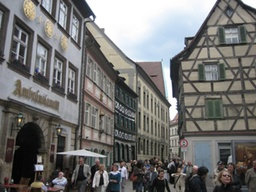
#> input picture hw3/city.jpg, 256 x 192 px, shrunk from 600 x 450 before the run, found by its file name
$ python spatial_filters.py
#> lines starting #> are read from the running program, lines starting #| are printed output that depends on the picture; after the words box and inside, x2 and y2 are one past the last pixel; in counts of white or black regions, pixels touching at a corner belong together
from PIL import Image
import numpy as np
import math

IN_FILE = 'hw3/city.jpg'

pillow_img = Image.open(IN_FILE).convert('L')
pillow_img.save('hw3/city_grayscale.jpg')
IMG_W, IMG_H = pillow_img.size
#> IMG_W = 256; IMG_H = 192
img = np.array(pillow_img)

output_img = np.zeros(shape=(IMG_H, IMG_W), dtype=np.int8)
output_img[0:3,:] = img[0:3,:]
output_img[IMG_H-3:IMG_H,:] = img[IMG_H-3:IMG_H:]
output_img[:,0:3] = img[:,0:3]
output_img[:,IMG_W-3:IMG_W] = img[:,IMG_W-3:IMG_W]

temp = 0
for i in range(3, IMG_H-3):
    for j in range(3, IMG_W-3):
        for k in range(7):
            for l in range(7):
                temp += img[i+3-k, j+3-l]
        output_img[i, j] = temp / (7 * 7)
        temp = 0
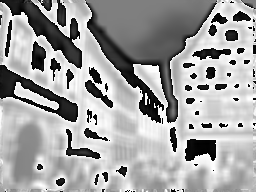
#> output_img: shape (192, 256) int8; min -128, max 127, mean 33.7; drawn with min black and max white

output_file = Image.fromarray(np.uint8(output_img))
output_file.save('hw3/city_output.jpg')

# Gaussian kernel with sigma of 0.5.
gaussian_point5 = np.zeros(shape=(7,7), dtype=float)
# 2nd distribution
gaussian_point5[1,1] = 0.000002
gaussian_point5[1,5] = 0.000002
gaussian_point5[5,1] = 0.000002
gaussian_point5[5,5] = 0.000002
gaussian_point5[2,1] = 0.000212
gaussian_point5[4,1] = 0.000212
gaussian_point5[1,2] = 0.000212
gaussian_point5[5,2] = 0.000212
gaussian_point5[1,4] = 0.000212
gaussian_point5[5,4] = 0.000212
gaussian_point5[2,5] = 0.000212
gaussian_point5[4,5] = 0.000212
gaussian_point5[3,1] = 0.000922
gaussian_point5[1,3] = 0.000922
gaussian_point5[5,3] = 0.000922
gaussian_point5[3,5] = 0.000922
# 1st distribution
gaussian_point5[2,2] = 0.024745
gaussian_point5[4,2] = 0.024745
gaussian_point5[2,4] = 0.024745
gaussian_point5[4,4] = 0.024745
gaussian_point5[3,2] = 0.10739
gaussian_point5[2,3] = 0.10739
gaussian_point5[4,3] = 0.10739
gaussian_point5[3,4] = 0.10739
# Center
gaussian_point5[3,3] = 0.466064

# Gaussian kernel with sigma of 3.
gaussian_3 = np.zeros(shape=(7,7), dtype=float)
# 3rd distribution
gaussian_3[0,0] = 0.011362
gaussian_3[0,6] = 0.011362
gaussian_3[6,0] = 0.011362
gaussian_3[6,6] = 0.011362
gaussian_3[0,1] = 0.014962
gaussian_3[0,5] = 0.014962
gaussian_3[1,0] = 0.014962
gaussian_3[1,6] = 0.014962
gaussian_3[5,0] = 0.014962
gaussian_3[5,6] = 0.014962
gaussian_3[6,1] = 0.014962
gaussian_3[6,5] = 0.014962
gaussian_3[0,2] = 0.017649
gaussian_3[0,4] = 0.017649
gaussian_3[2,0] = 0.017649
gaussian_3[2,6] = 0.017649
gaussian_3[4,0] = 0.017649
gaussian_3[4,6] = 0.017649
gaussian_3[6,2] = 0.017649
gaussian_3[6,4] = 0.017649
gaussian_3[3,0] = 0.018648
gaussian_3[0,3] = 0.018648
gaussian_3[3,6] = 0.018648
gaussian_3[6,3] = 0.018648
# 2nd distribution
gaussian_3[1,1] = 0.019703
gaussian_3[1,5] = 0.019703
gaussian_3[5,1] = 0.019703
gaussian_3[5,5] = 0.019703
gaussian_3[2,1] = 0.02324
gaussian_3[4,1] = 0.02324
gaussian_3[1,2] = 0.02324
gaussian_3[5,2] = 0.02324
gaussian_3[1,4] = 0.02324
gaussian_3[5,4] = 0.02324
gaussian_3[2,5] = 0.02324
gaussian_3[4,5] = 0.02324
gaussian_3[3,1] = 0.024556
gaussian_3[1,3] = 0.024556
gaussian_3[5,3] = 0.024556
gaussian_3[3,5] = 0.024556
# 1st distribution
gaussian_3[2,2] = 0.027413
gaussian_3[4,2] = 0.027413
gaussian_3[2,4] = 0.027413
gaussian_3[4,4] = 0.027413
gaussian_3[3,2] = 0.028964
gaussian_3[2,3] = 0.028964
gaussian_3[4,3] = 0.028964
gaussian_3[3,4] = 0.028964
# Center
gaussian_3[3,3] = 0.030603

gauss_point5_img = np.zeros(shape=(IMG_H, IMG_W), dtype=np.int8)
gauss_point5_img[0:3,:] = img[0:3,:]
gauss_point5_img[IMG_H-3:IMG_H,:] = img[IMG_H-3:IMG_H:]
gauss_point5_img[:,0:3] = img[:,0:3]
gauss_point5_img[:,IMG_W-3:IMG_W] = img[:,IMG_W-3:IMG_W]

for i in range(3, IMG_H-3):
    for j in range(3, IMG_W-3):
        for k in range(7):
            for l in range(7):
                gauss_point5_img[i, j] += int(img[i+3-k, j+3-l] * gaussian_point5[k, l])
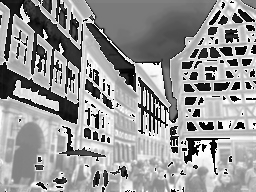
#> gauss_point5_img: shape (192, 256) int8; min -128, max 127, mean 21.8; drawn with min black and max white

output_file = Image.fromarray(np.uint8(gauss_point5_img))
output_file.save('hw3/city_gauss_point5_output.jpg')

gauss_3_img = np.zeros(shape=(IMG_H, IMG_W), dtype=np.int8)
gauss_3_img[0:3,:] = img[0:3,:]
gauss_3_img[IMG_H-3:IMG_H,:] = img[IMG_H-3:IMG_H:]
gauss_3_img[:,0:3] = img[:,0:3]
gauss_3_img[:,IMG_W-3:IMG_W] = img[:,IMG_W-3:IMG_W]

for i in range(3, IMG_H-3):
    for j in range(3, IMG_W-3):
        for k in range(7):
            for l in range(7):
                gauss_3_img[i, j] += int(img[i+3-k, j+3-l] * gaussian_3[k, l])
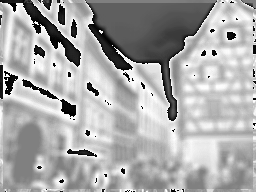
#> gauss_3_img: shape (192, 256) int8; min -128, max 127, mean 41.4; drawn with min black and max white

output_file = Image.fromarray(np.uint8(gauss_3_img))
output_file.save('hw3/city_gauss_3_output.jpg')

sobelx_kern = np.zeros(shape=(3,3), dtype = np.int16)
sobelx_kern[0,0]=1
sobelx_kern[0,2]=1
sobelx_kern[0,1]=2
sobelx_kern[2,0]=-1
sobelx_kern[2,2]=-1
sobelx_kern[2,1]=-2

sobely_kern = np.zeros(shape=(3,3), dtype = np.int16)
sobely_kern[0,0]=1
sobely_kern[2,0]=1
sobely_kern[1,0]=2
sobely_kern[0,2]=-1
sobely_kern[2,2]=-1
sobely_kern[1,2]=-2

sobel_img = np.zeros(shape=(IMG_H, IMG_W), dtype = np.int16)
sobel_img[0:1,:] = img[0:1,:]
sobel_img[IMG_H-1:IMG_H,:] = img[IMG_H-1:IMG_H:]
sobel_img[:,0:1] = img[:,0:1]
sobel_img[:,IMG_W-1:IMG_W] = img[:,IMG_W-1:IMG_W]

sobelx = 0
sobely = 0
for i in range(1, IMG_H-1):
    for j in range(1, IMG_W-1):
        for k in range(3):
            for l in range(3):
                sobelx += img[i-k+1, j-l+1] * sobelx_kern[k, l]
                sobely += img[i-k+1, j-l+1] * sobely_kern[k, l]
        sobel_img[i, j] = math.sqrt(sobelx**2+sobely**2)
        sobelx = 0
        sobely = 0
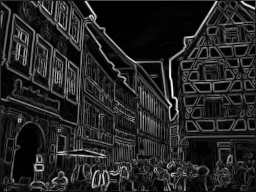
#> sobel_img: shape (192, 256) int16; min 0, max 867, mean 126.2; drawn with min black and max white

output_file = Image.fromarray(np.uint8(sobel_img))
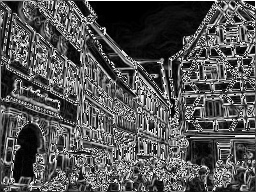
#> output_file: PIL image 256x192 L; min 0, max 255, mean 84.1
output_file.save('hw3/city_sobel_output.jpg')

laplacian_img = np.zeros(shape=(IMG_H, IMG_W), dtype = np.int8)
laplacian_img[0:1,:] = img[0:1,:]
laplacian_img[IMG_H-1:IMG_H,:] = img[IMG_H-1:IMG_H:]
laplacian_img[:,0:1] = img[:,0:1]
laplacian_img[:,IMG_W-1:IMG_W] = img[:,IMG_W-1:IMG_W]
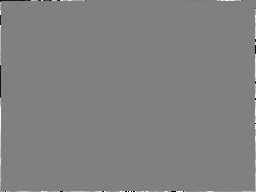
#> laplacian_img: shape (192, 256) int8; min -128, max 127, mean 0.5; drawn with min black and max white

first_der = np.zeros(shape=(IMG_H, IMG_W, 4), dtype = np.int8)

for i in range(1, IMG_H-1):
    for j in range(1, IMG_W-1):
            first_der[i, j, 0] = int((img[i,j+1]-img[i,j-1])/2)
            first_der[i, j, 1] = int((img[i+1,j]-img[i-1,j])/2)
            first_der[i, j, 2] = int((img[i+1,j+1]-img[i-1,j-1])/2)
            first_der[i, j, 3] = int((img[i-1,j+1]-img[i+1,j-1])/2)
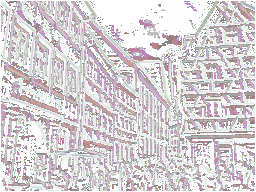
#> first_der: shape (192, 256, 4) int8; mean of channels 0, 1, 2, 3 59.7, 60.8, 62, 56.5; transparent parts drawn white

for i in range(1, IMG_H-1):
    for j in range(1, IMG_W-1):
            if (first_der[i,j+1, 0]-first_der[i,j-1,0])/2 == 0 or (first_der[i+1,j, 1]-first_der[i-1,j, 1])/2 == 0 or ((first_der[i+1,j+1, 2]-first_der[i-1,j-1, 2])/2) == 0 or ((first_der[i-1,j+1, 3]-first_der[i+1,j-1, 3])/2) == 0:
                laplacian_img[i, j] = 255
            else:
                laplacian_img[i, j] = 0
#> laplacian_img: shape (192, 256) int8; 18.9% of pixels changed, all inside (x1, y1, x2, y2) = (1, 1, 255, 191)

output_file = Image.fromarray(np.uint8(laplacian_img))
output_file.save('hw3/city_laplacian_output.jpg')

gaussian_laplacian_img = np.zeros(shape=(IMG_H, IMG_W), dtype = np.int8)
gaussian_laplacian_img[0:1,:] = img[0:1,:]
gaussian_laplacian_img[IMG_H-1:IMG_H,:] = img[IMG_H-1:IMG_H:]
gaussian_laplacian_img[:,0:1] = img[:,0:1]
gaussian_laplacian_img[:,IMG_W-1:IMG_W] = img[:,IMG_W-1:IMG_W]

first_der = np.zeros(shape=(IMG_H, IMG_W, 4), dtype = np.int8)

for i in range(1, IMG_H-1):
    for j in range(1, IMG_W-1):
            first_der[i, j, 0] = int((gauss_3_img[i,j+1]-gauss_3_img[i,j-1])/2)
            first_der[i, j, 1] = int((gauss_3_img[i+1,j]-gauss_3_img[i-1,j])/2)
            first_der[i, j, 2] = int((gauss_3_img[i+1,j+1]-gauss_3_img[i-1,j-1])/2)
#> (the run stopped early here; a loop or call above may not have finished)
